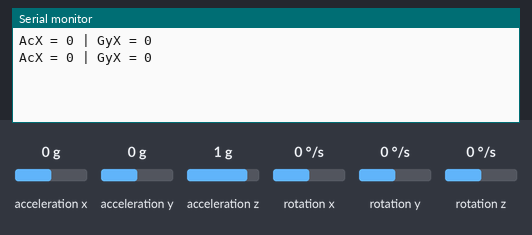
This sketch was run on a simulated Arduino Uno, built with avr-gcc and run on an emulated ATmega328P. Parts: the last lines printed to the serial monitor. Wiring (inferred from the names in the program): MPU-6050 motion sensor at I2C address 0x68. Inputs (shaded band) come from the test bench; at power-on: acceleration x 0 g, acceleration y 0 g, acceleration z 1 g, rotation x 0 °/s, rotation y 0 °/s, rotation z 0 °/s.

Above: at 2.8 s.
2.9 s: acceleration x set to -1.4 g
At 4.5 s:
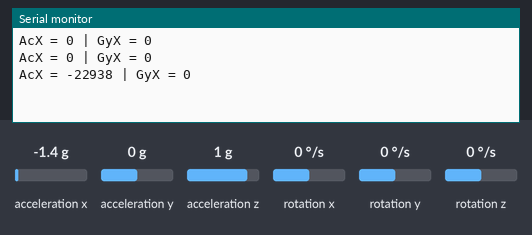
5.6 s: acceleration y set to -1.4 g
At 7.2 s:
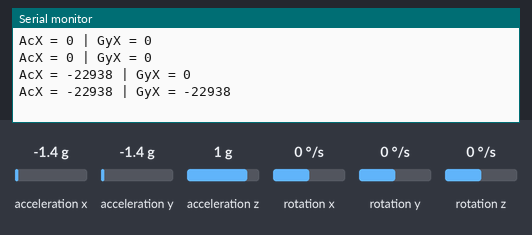
8.3 s: acceleration x set to -0.8 g
At 10.5 s:
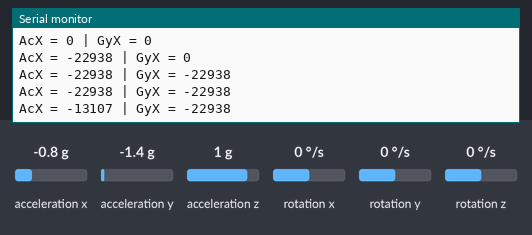
Timing chart, 0 to 12.0 s (numbered marks = the images above; inputs shaded):
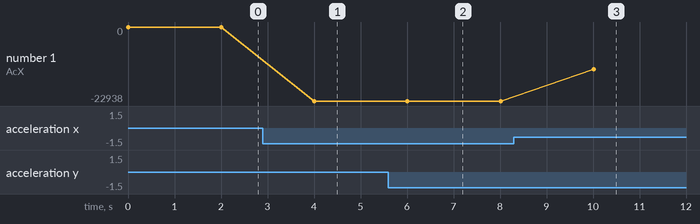

Measured:
- after the input at 2.9 s, the serial monitor: prints a new line after 1.1 s (image 1)
- after the input at 5.6 s, the serial monitor: prints a new line after 0.41 s (image 2)
- after the input at 8.3 s, the serial monitor: prints a new line after 1.7 s (image 3)
- plotted number 1: 0 → -22938 after the input at 2.9 s, -22938 → -13107 after the input at 8.3 s

The sketch:

mpu.ino
```cpp
#include<Wire.h>
const int MPU_addr=0x68;  // I2C address of the MPU-6050
int16_t AcX,GyX,AcY,GyY,AcZ,GyZ; // declare accellerometer and gyro variables and int16_t limits the variable to 16 bits
void setup(){
  Wire.begin(); // initiate i2c system and join as master
  Wire.beginTransmission(MPU_addr);
  Wire.write(0x6B);  // PWR_MGMT_1 register
  Wire.write(0);     // set to zero (wakes up the MPU-6050)
  Wire.endTransmission(true); //
  Serial.begin(9600);
}
void loop(){ // main program loop
  Wire.beginTransmission(MPU_addr);
  Wire.write(0x3B);  // starting with register 0x3B (ACCEL_XOUT_H)
  Wire.endTransmission(false);
  Wire.requestFrom(MPU_addr,14,true);  // request a total of 14 registers
  // <<8| is to bit shift the first 8 bits to
  // the left & combine it with the next 8 bits to form 16 bits
  AcX=Wire.read()<<8|Wire.read();
  GyX=Wire.read()<<8|Wire.read();
 // AcY=Wire.read()<<8|Wire.read();
  //GyY=Wire.read()<<8|Wire.read();
 // AcZ=Wire.read()<<8|Wire.read();
 // GyZ=Wire.read()<<8|Wire.read();
  Serial.print("AcX = "); Serial.print(AcX);
  Serial.print(" | GyX = "); Serial.println(GyX);
  //Serial.print("AcY = "); Serial.print(AcY);
  //Serial.print(" | GyY = "); Serial.println(GyY);
  //Serial.print("AcZ = "); Serial.print(AcZ);
 // Serial.print(" | GyZ = "); Serial.println(GyZ);
  delay(2000);
}
```
